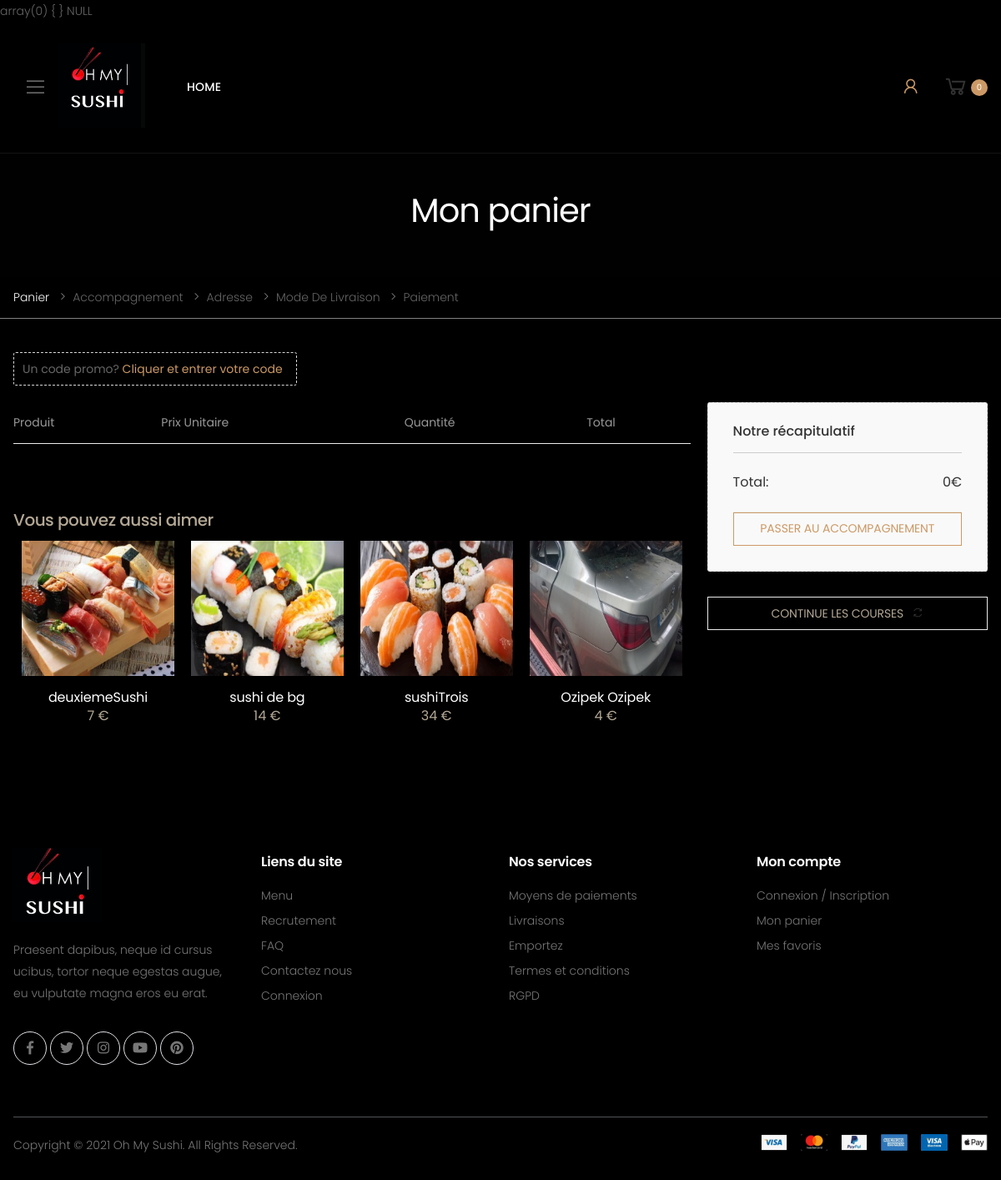
The app's page /cart.php with its own data.
### tables this page shows
CREATE TABLE IF NOT EXISTS `products` (
  `id` int(11) NOT NULL AUTO_INCREMENT,
  `description` text NOT NULL,
  `name` varchar(250) NOT NULL,
  `image` varchar(250) DEFAULT NULL,
  `price` varchar(20) NOT NULL,
  `id_category` int(11) NOT NULL,
  `id_tva` int(11) DEFAULT NULL,
  `stoc` varchar(250) DEFAULT 'enstock',
  `affichageCrud` int(5) NOT NULL DEFAULT '0',
  PRIMARY KEY (`id`),
  KEY `products_category_FK` (`id_category`),
  KEY `products_tva0_FK` (`id_tva`)
);

### assets/php/function.php (called while the page is built, shortened)
<?php
function randMenu(){
    global $bdd;
    $req = $bdd->prepare("SELECT products.description,products.name,products.image,products.price,products.id,products.stoc FROM products ORDER BY RAND() LIMIT 4");
    $req->execute();
    $products = $req->fetchAll();
    return $products;
}

### panier/Panier.php (called while the page is built, shortened)
<?php
class Panier
{
    public function total()
    {
        $total = 0;
        $ids = array_keys($_SESSION['panier']);
        if (empty($ids)) {
            $productsDansLePanier = [];
        }
        return $total;
    }
}

### cart.php (the view, shortened to what this page needs)
<?php
require('./assets/php/co_bdd.php');
require('./assets/php/function.php');
require('./assets/componants/header.php');
var_dump($_SESSION);
var_dump($panier);
?>
<body>
    <div class="page-wrapper">
        <?php require('./assets/componants/barreMenu.php'); ?>
        <main class="main">
            <div class="page-header text-center" style="background:#010101">
                <div class="container">
                    <h1 class="page-title couleurBlanche">Mon panier<span></span></h1>
                </div>
            </div>
            <nav aria-label="breadcrumb" class="breadcrumb-nav">
                <div class="container">
                    <ol class="breadcrumb">
                        <li class="breadcrumb-item active couleurJaune"><a class="active couleurBlanche" href="cart.php">Panier</a></li>
                        <li class="breadcrumb-item " aria-current="page">Accompagnement</li>
                        <li class="breadcrumb-item " aria-current="page">Adresse</li>
                        <li class="breadcrumb-item" aria-current="page">Mode de livraison</li>
                        <li class="breadcrumb-item" aria-current="page">Paiement</li>
                    </ol>
                </div>
            </nav>
            <div class="page-content">
                <div class="cart">
                    <div class="container">
                        <div class="checkout-discount">
                            <form action="./cart.php" method="POST">
                                <input type="text" name="promo" class="form-control" required id="checkout-discount-input">
                                <label for="checkout-discount-input" class="text-truncate">Un code promo? <span>Cliquer et entrer votre code</span></label>
                            </form>
                        </div>
                        <div class="row">
                            <div class="col-lg-9">
                                <table class="table table-cart table-mobile">
                                    <thead>
                                        <tr>
                                            <th>Produit</th>
                                            <th>Prix Unitaire</th>
                                            <th>Quantité</th>
                                            <th>Total</th>
                                        </tr>
                                    </thead>
                                </table>
                                <div class="pt-5">
                                    <h5 class="couleurJaune">Vous pouvez aussi aimer </h5>
                                    <div class="sectionMenuAleatoire">
                                        <?php
                                        $produitAle = randMenu();
                                        foreach ($produitAle as $aleatoirProduit) {
                                        ?>
                                            <div class="col-6 col-md-4 col-lg-4 col-xl-3">
                                                <div class="product product-7 text-center">
                                                    <figure class="product-media">
                                                        <a href="product.php?id=<?= htmlspecialchars($aleatoirProduit['id']) ?>">
                                                            <img src="./sysadmin/html/assets/uploads/petite<?= htmlspecialchars($aleatoirProduit['image']) ?>" alt="Product image" class="product-image">
                                                        </a>
                                                    </figure>
                                                    <div class="product-body">
                                                        <h3 class="product-title couleurBlanche"><a href="product.php?id=<?= htmlspecialchars($aleatoirProduit['id']) ?>"><?= htmlspecialchars($aleatoirProduit['name']) ?></a></h3>
                                                        <div class=" product-price couleurJaune">
                                                            <?= htmlspecialchars($aleatoirProduit['price']) ?> €
                                                        </div>
                                                    </div>
                                                </div>
                                            </div>
                                        <?php } ?>
                                    </div>
                                </div>
                            </div>
                            <aside class="col-lg-3">
                                <div class="summary summary-cart">
                                    <h3 class="summary-title ">Notre récapitulatif</h3>
                                    <table class="table table-summary">
                                        <tbody>
                                            <tr class="summary-subtotal">
                                                <td>Total:</td>
                                                <?php
                                                    $total = $panier->total();
                                                ?>
                                                <td> <span data-total-panier><?= $total ?></span>€</td>
                                            </tr>
                                        </tbody>
                                    </table>
                                    <button type="submit" class="btn btn-outline-primary-2 btn-order btn-block">PASSER AU ACCOMPAGNEMENT</button>
                                </div>
                                <a href="menu.php" class="btn btn-outline-dark-2  btn-block mb-3 btn-blanc"><span class="couleurJaune">CONTINUE LES COURSES</span><i class="icon-refresh"></i></a>
                            </aside>
                        </div>
                    </div>
                </div>
            </div>
        </main>
        <footer class="footer footer-dark">
            <div class="footer-middle">
                <div class="container">
                    <div class="row">
                        <div class="col-sm-6 col-lg-3">
                            <div class="widget widget-about">
                                <img src="assets/images/logoOMS2.jpg" class="footer-logo" alt="Footer Logo" width="105" height="25">
                                <p>Praesent dapibus, neque id cursus ucibus, tortor neque egestas augue, eu vulputate
                                    magna eros eu erat. </p>
                                <div class="social-icons">
                                    <a href="#" class="social-icon" title="Facebook" target="_blank"><i class="icon-facebook-f"></i></a>
                                    <a href="#" class="social-icon" title="Twitter" target="_blank"><i class="icon-twitter"></i></a>
                                    <a href="#" class="social-icon" title="Instagram" target="_blank"><i class="icon-instagram"></i></a>
                                    <a href="#" class="social-icon" title="Youtube" target="_blank"><i class="icon-youtube"></i></a>
                                    <a href="#" class="social-icon" title="Pinterest" target="_blank"><i class="icon-pinterest"></i></a>
                                </div>
                            </div>
                        </div>
                        <div class="col-sm-6 col-lg-3">
                            <div class="widget">
                                <h4 class="widget-title">Liens du site</h4>
                                <ul class="widget-list">
                                    <li><a href="#">Menu</a></li>
                                    <li><a href="#">Recrutement</a></li>
                                    <li><a href="#">FAQ</a></li>
                                    <li><a href="contact.html">Contactez nous</a></li>
                                    <li><a href="login.html">Connexion</a></li>
                                </ul>
                            </div>
                        </div>
                        <div class="col-sm-6 col-lg-3">
                            <div class="widget">
                                <h4 class="widget-title">Nos services</h4>
                                <ul class="widget-list">
                                    <li><a href="#">Moyens de paiements</a></li>
                                    <li><a href="#">Livraisons</a></li>
                                    <li><a href="#">Emportez</a></li>
                                    <li><a href="#">Termes et conditions</a></li>
                                    <li><a href="#">RGPD</a></li>
                                </ul>
                            </div>
                        </div>
                        <div class="col-sm-6 col-lg-3">
                            <div class="widget">
                                <h4 class="widget-title">Mon compte</h4>
                                <ul class="widget-list">
                                    <li><a href="#">Connexion / Inscription</a></li>
                                    <li><a href="">Mon panier</a></li>
                                    <li><a href="#">Mes favoris</a></li>
                                </ul>
                            </div>
                        </div>
                    </div>
                </div>
            </div>
            <div class="footer-bottom">
                <div class="container">
                    <p class="footer-copyright">Copyright © 2021 Oh My Sushi. All Rights Reserved.</p>
                    <figure class="footer-payments">
                        <img src="assets/images/payments.png" alt="Payment methods" width="272" height="20">
                    </figure>
                </div>
            </div>
        </footer>
    </div>
    </html>

### assets/css/style3.css (style rules this page uses)
footer { background: #000 !important; }
.couleurJaune { color: #b4a895 !important; }
.couleurBlanche { color: white !important; }

### cart.php (style rules this page uses)
.sectionMenuAleatoire { display: flex; flex-wrap: wrap; }

### assets/componants/fenetreModalConnexion.php (style rules this page uses)
.form-group input, .form-control { font-size: 17px !important; }

### records on screen
products: image (picture), name "deuxiemeSushi", price "7"
products: image (picture), name "sushi de bg", price "14"
products: image (picture), name "sushiTrois", price "34"
products: image (picture), name "Ozipek Ozipek", price "4"

### other values on screen
$panier->count() "0"
$total "0"
